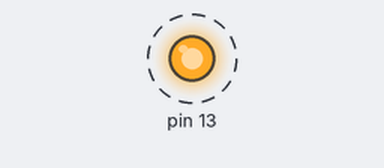
Bench run of a sketch on a simulated Arduino Uno, built with avr-gcc and run on an emulated ATmega328P. Shown: output pins drawn as LEDs (lit = HIGH). Dashed ring = blinking.

Above: at 0.5 s.
Timing chart, 0 to 3.0 s (numbered marks = the images above):
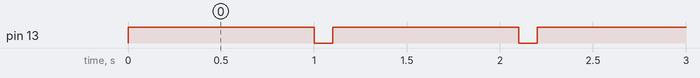

The sketch:

Arduino-Blink-Demo.ino
```cpp
void setup() {
  // Set the pin connected to the LED as an output
  pinMode(13, OUTPUT);
}

void loop() {
  // Turn the LED on
  digitalWrite(13, HIGH);
  // Wait for 1 second
  delay(1000);
  // Turn the LED off
  digitalWrite(13, LOW);
  // Wait for 1 second
  delay(100);
}
```

Measured:
- by itself, pin 13: alternates HIGH for 1.0 s and LOW for 0.10 s
